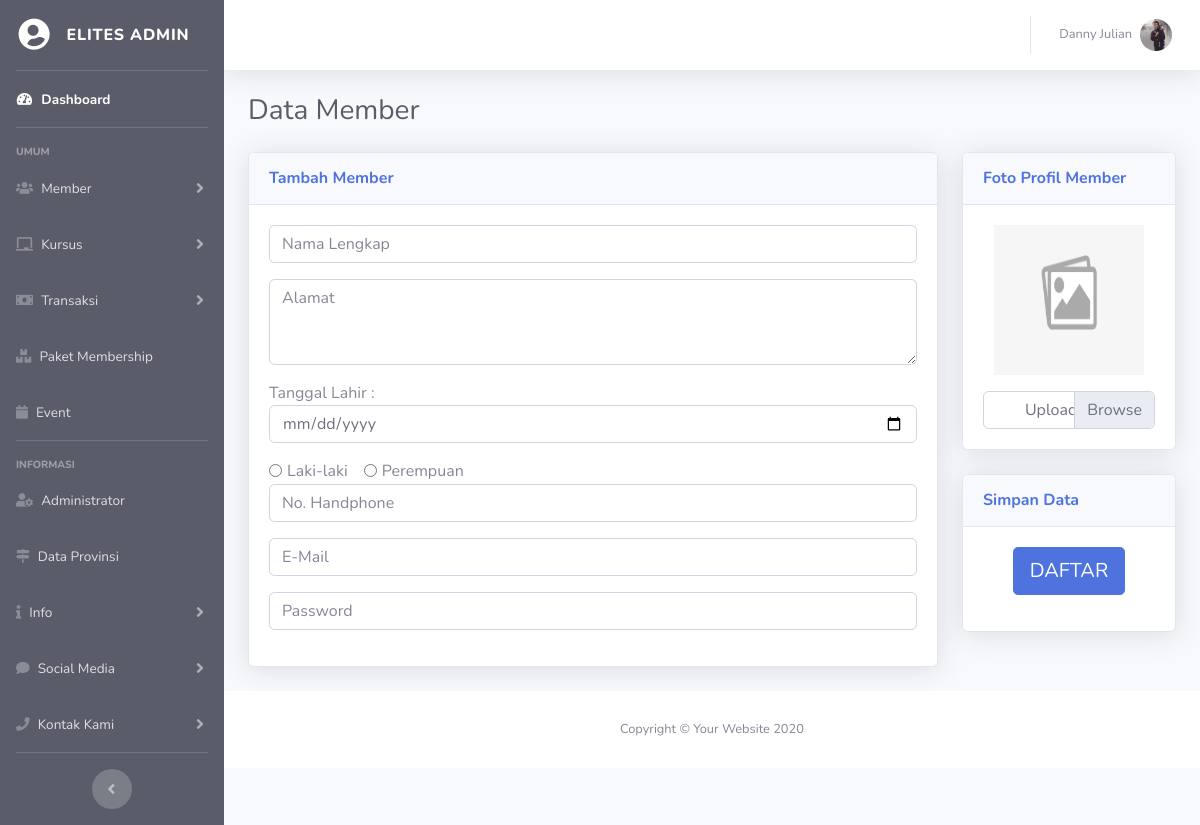
Screenshot of /elit-admin/index.php?hal=member-tambah (signed in) with the database file from the repository.
### tables this page shows
CREATE TABLE `user` (
  `id_user` int(11) NOT NULL,
  `nama_user` varchar(50) NOT NULL,
  `alamat` text NOT NULL,
  `tgl_lahir` date NOT NULL,
  `jenis_kelamin` varchar(15) NOT NULL,
  `no_hp` varchar(15) NOT NULL,
  `email` varchar(50) NOT NULL,
  `password` varchar(15) NOT NULL,
  `foto` varchar(100) NOT NULL,
  `hak_akses` varchar(15) NOT NULL,
  `status` varchar(15) NOT NULL,
  `setuju` varchar(5) NOT NULL
);

### elit-admin/fungsi/fungsian.php (called while the page is built, shortened)
<?php
    function loncengNotif($a)
    {
        if ($a==0)
        {
            $isi = "";
        }
        return $isi;
    }
?>

### fungsional/data/isiData.php (called while the page is built, shortened)
<?php
    class isiData extends konfigurasi
    {
        public function perulanganData($q)
        {
            while ($a = mysqli_fetch_array($q))
            {
                $isi[]=$a;
            }
            return $isi;
        }
        public function eksekusiSQL($sqlnya)
        {
            $sambungannya=parent::sambungkan();
            $que = mysqli_query($sambungannya, $sqlnya);
            return $que;
        }
        public function tampilId($nama_tabel, $id, $val)
        {
            $sql = "SELECT *FROM $nama_tabel WHERE $id = '$val'";
            $que = $this->eksekusiSQL($sql);
            $kondisi = $this->perulanganData($que);
            return $kondisi;
        }
    }
?>

### elit-admin/fungsi/akun.php (called while the page is built, shortened)
<?php
    if (!empty($admin))
    {
        $tampil = $isi->tampilId("user", "id_user", "$admin");
        foreach ($tampil as $key)
        {
            $namauser = $key['nama_user'];
            $foto     = $key['foto'];
            if ($foto=='Kosong')
            {
                $gambarLogin = "../img/nofoto.png";
            }
            else
            {
                $gambarLogin="../foto/$foto";
            }
        }
    }
?>

### elit-admin/fungsi/menu-atas.php (the view, shortened to what this page needs)
<nav class="navbar navbar-expand navbar-light bg-white topbar mb-4 static-top shadow">
<ul class="navbar-nav ml-auto">
  <li class="nav-item dropdown no-arrow">
    <a class="nav-link dropdown-toggle" href="#" id="userDropdown" role="button" data-toggle="dropdown" aria-haspopup="true" aria-expanded="false">
      <span class="mr-2 d-none d-lg-inline text-gray-600 small"><?php echo $namauser; ?></span>
      <img class="img-profile rounded-circle" src="<?php echo $gambarLogin; ?>">
    </a>
  </li>
</ul>
</nav>

### rows the page displays
user: nama_user "Danny Julian", foto (picture)
